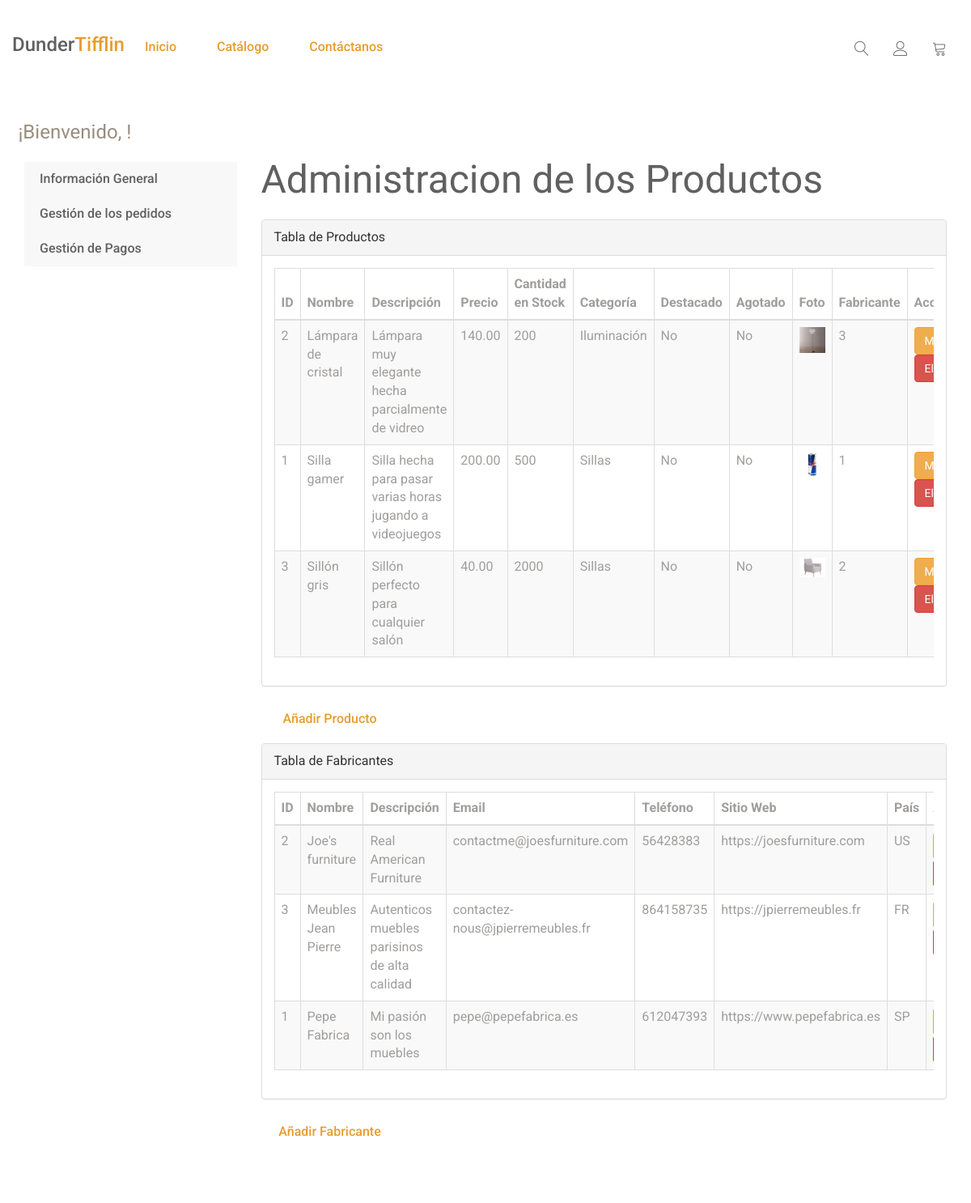
The page /usuario/administracion_productos/ on the database its author committed.
### producto/models.py (models this page shows, shortened)
class Producto(models.Model):
    nombre = models.CharField(max_length=200, unique=True, null=False, blank=False)
    descripcion = models.TextField(null=False, blank=True)
    precio = models.DecimalField(max_digits=10, decimal_places=2)
    cantidad_en_stock = models.PositiveIntegerField(default=0)  # Control de inventario
    categoria = models.ForeignKey(Categoria, on_delete=models.SET_NULL, null=True, blank=True, default=None, db_column='categoria')  # Referencing the Categoria model
    fabricante = models.ForeignKey(Fabricante, on_delete=models.SET_NULL, null=True, related_name='productos')
    destacado = models.BooleanField(default=False)  # Para escaparate principal
    agotado = models.BooleanField(default=False)  # Para marcar productos sin disponibilidad explícitamente
    fecha_creacion = models.DateTimeField(auto_now_add=True)
    fecha_actualizacion = models.DateTimeField(auto_now=True)
    foto = models.ImageField(upload_to='images/')
    class Meta:
        verbose_name_plural = "Productos"
        ordering = ['nombre']

class Categoria(models.Model):
    nombre = models.CharField(max_length=100, unique=True)
    slug = models.SlugField(unique=True)
    def __str__(self):
        return self.nombre
    class Meta:
        verbose_name_plural = "Categorías"
        ordering = ['nombre']

class Fabricante(models.Model):
    nombre = models.CharField(unique=True, blank= False, null=False, max_length=100)
    descripcion = models.TextField(blank=True, null=True, max_length=1000)
    email = models.EmailField(unique=True, blank=True, null=True)
    numTlf = models.CharField(
        max_length=21,
        validators=[validate_phone_number],
        blank=True,
        null=True,
    )
    web = models.TextField(max_length=100, blank=True, null=True)
    pais = models.CharField(
        max_length=3,
        choices=Country.choices,
        default=Country.SPAIN
    )
    class Meta:
        verbose_name_plural = "Fabricantes"
        ordering = ['nombre']

### usuario/views.py (the view)
# urls.py: path('administracion_productos/', views.panel_tablas_productos_administracion, name='panel_administracion_productos'),
def panel_tablas_productos_administracion(request):
    productos = Producto.objects.all()
    fabricantes = Fabricante.objects.all()
    return render(request, 'administracion_productos.html', {
        'productos': productos,
        'fabricantes': fabricantes,
    })

### usuario/templates/administracion_productos.html (shortened to what this page needs)
{% load static %}
<!doctype html>
<html class="no-js" lang="en">
   <head>
      <link rel="stylesheet" href="{% static 'css/font-awesome.min.css' %}">
      <link rel="stylesheet" href="{% static 'css/linearicons.css' %}">
      <link rel="stylesheet" href="{% static 'css/animate.css' %}">
      <link rel="stylesheet" href="{% static 'css/owl.carousel.min.css' %}">
      <link rel="stylesheet" href="{% static 'css/owl.theme.default.min.css' %}">
      <link rel="stylesheet" href="{% static 'css/bootstrap.min.css' %}">
      <link rel="stylesheet" href="{% static 'css/bootsnav.css' %}">
      <link rel="stylesheet" href="{% static 'css/style.css' %}">
      <link rel="stylesheet" href="{% static 'css/responsive.css' %}">
   </head>
   <body>
      <header id="home" class="welcome-hero">
         {% include 'navbar_inicio.html' %}
      </header>
      <section id="blog" class="blog" style="margin-top: 70px;">
         <div class="container">
            <div class="row">
               <div class="col-md-3" style="margin-top: 50px;">
                  <nav class="navbar-default navbar-side" role="navigation">
                     <div class="sidebar-collapse">
                        <ul class="nav" id="main-menu">
                           <li><a href="{% url 'panel_usuario' %}"> Información General </a></li>
                           <li><a href="{% url 'panel_usuario_pedidos' %}"> Gestión de los pedidos </a></li>
                           <li><a href="{% url 'panel_usuario_pagos' %}"> Gestión de Pagos </a></li>
                        </ul>
                     </div>
                  </nav>
               </div>
               <div class="col-md-9">
                  <div id="page-wrapper">
                     <div id="page-inner">
                        <div class="row">
                           <div class="col-md-12">
                              <div class="single-blog">
                                 <div class="welcome-hero-txt">
                                    <h4 class="animated fadeInUp" style="opacity: 0; margin-left: -300px;">¡Bienvenido, {{ user.username }}!</h4>
                                    <h2 class="animated fadeInUp" style="opacity: 0;">Administracion de los Productos</h2>
                                    <div class="row">
                                       <div class="col-md-12">
                                          <div class="panel panel-default">
                                             <div class="panel-heading">
                                                Tabla de Productos
                                             </div>
                                             <div class="panel-body">
                                                <div class="table-responsive">
                                                   <table class="table table-striped table-bordered table-hover" id="dataTables-example">
                                                      <thead>
                                                         <tr>
                                                            <th>ID</th>
                                                            <th>Nombre</th>
                                                            <th>Descripción</th>
                                                            <th>Precio</th>
                                                            <th>Cantidad en Stock</th>
                                                            <th>Categoría</th>
                                                            <th>Destacado</th>
                                                            <th>Agotado</th>
                                                            <th>Foto</th>
                                                            <th>Fabricante</th>
                                                            <th>Acciones</th>
                                                         </tr>
                                                      </thead>
                                                      <tbody>
                                                         {% for producto in productos %}
                                                         <tr class="odd gradeX">
                                                            <td>{{ producto.id }}</td>
                                                            <td>{{ producto.nombre }}</td>
                                                            <td>{{ producto.descripcion }}</td>
                                                            <td>{{ producto.precio }}</td>
                                                            <td>{{ producto.cantidad_en_stock }}</td>
                                                            <td>{{ producto.categoria }}</td>
                                                            <td>
                                                               {% if producto.destacado %}
                                                               Sí
                                                               {% else %}
                                                               No
                                                               {% endif %}
                                                            </td>
                                                            <td>
                                                               {% if producto.agotado %}
                                                               Sí
                                                               {% else %}
                                                               No
                                                               {% endif %}
                                                            </td>
                                                            <td>
                                                               <img src="{{ producto.foto }}" alt="Foto de {{ producto.nombre }}" width="50">
                                                            </td>
                                                            <td>{{ producto.fabricante_id }}</td>
                                                            <td>
                                                               <button class="btn btn-warning" data-toggle="modal" data-target="#modalModificar"
                                                                  data-id="{{ producto.id }}"
                                                                  data-nombre="{{ producto.nombre }}"
                                                                  data-descripcion="{{ producto.descripcion }}"
                                                                  data-precio="{{ producto.precio }}"
                                                                  data-cantidad="{{ producto.cantidad_en_stock }}"
                                                                  data-categoria="{{ producto.categoria }}"
                                                                  data-destacado="{{ producto.destacado }}"
                                                                  data-agotado="{{ producto.agotado }}"
                                                                  data-foto="{{ producto.foto }}"
                                                                  data-fecha-actualizacion="{{ producto.fecha_actualizacion }}">
                                                               Modificar
                                                               </button>
                                                               <button class="btn btn-danger" data-toggle="modal" data-target="#modalEliminar"
                                                                  data-id="{{ producto.id }}"
                                                                  data-nombre="{{ producto.nombre }}">
                                                               Eliminar
                                                               </button>
                                                            </td>
                                                         </tr>
                                                         {% empty %}
                                                         <tr>
                                                            <td colspan="13" class="text-center">No hay productos disponibles</td>
                                                         </tr>
                                                         {% endfor %}
                                                      </tbody>
                                                   </table>
                                                </div>
                                             </div>
                                          </div>
                                          <button class="btn-cart welcome-add-cart welcome-more-info animated fadeInDown"
                                             style="opacity: 0; margin-top: -10px;"
                                             data-toggle="modal"
                                             data-target="#modalAñadir">
                                          Añadir Producto
                                          </button>
                                       </div>
                                       <div class="col-md-12">
                                          <div class="panel panel-default">
                                             <div class="panel-heading">
                                                Tabla de Fabricantes
                                             </div>
                                             <div class="panel-body">
                                                <div class="table-responsive">
                                                   <table class="table table-striped table-bordered table-hover" id="dataTables-example">
                                                      <thead>
                                                         <tr>
                                                            <th>ID</th>
                                                            <th>Nombre</th>
                                                            <th>Descripción</th>
                                                            <th>Email</th>
                                                            <th>Teléfono</th>
                                                            <th>Sitio Web</th>
                                                            <th>País</th>
                                                            <th>Acciones</th>
                                                         </tr>
                                                      </thead>
                                                      <tbody>
                                                         {% for fabricante in fabricantes %}
                                                         <tr class="odd gradeX">
                                                            <td>{{ fabricante.id }}</td>
                                                            <td>{{ fabricante.nombre }}</td>
                                                            <td>{{ fabricante.descripcion }}</td>
                                                            <td>{{ fabricante.email }}</td>
                                                            <td>{{ fabricante.numTlf }}</td>
                                                            <td>{{ fabricante.web }}</td>
                                                            <td>{{ fabricante.pais }}</td>
                                                            <td>
                                                            </td>
                                                         </tr>
                                                         {% empty %}
                                                         <tr>
                                                            <td colspan="8" class="text-center">No hay fabricantes disponibles</td>
                                                         </tr>
                                                         {% endfor %}
                                                      </tbody>
                                                   </table>
                                                </div>
                                             </div>
                                          </div>
                                          <button class="btn-cart welcome-add-cart welcome-more-info animated fadeInDown"
                                             style="opacity: 0; margin-top: -10px;"
                                             data-toggle="modal"
                                             data-target="#modalAñadir">
                                          Añadir Fabricante
                                          </button>
                                       </div>
                                    </div>
                                 </div>
                              </div>
                           </div>
                        </div>
                     </div>
                  </div>
               </div>
            </div>
         </div>
      </section>
   </body>
</html>

### rows shown on the page
Producto: id "2", nombre "Lámpara de cristal", descripcion "Lámpara muy elegante hecha parcialmente de vidreo", precio "140.00", cantidad_en_stock "200", categoria "Iluminación", destacado "No", agotado "No", foto (picture), fabricante_id "3"
Producto: id "1", nombre "Silla gamer", descripcion "Silla hecha para pasar varias horas jugando a videojuegos", precio "200.00", cantidad_en_stock "500", categoria "Sillas", destacado "No", agotado "No", foto (picture), fabricante_id "1"
Producto: id "3", nombre "Sillón gris", descripcion "Sillón perfecto para cualquier salón", precio "40.00", cantidad_en_stock "2000", categoria "Sillas", destacado "No", agotado "No", foto (picture), fabricante_id "2"
Fabricante: id "2", nombre "Joe's furniture", descripcion "Real American Furniture", email "contactme@joesfurniture.com", numTlf "56428383", web "https://joesfurniture.com", pais "US"
Fabricante: id "3", nombre "Meubles Jean Pierre", descripcion "Autenticos muebles parisinos de alta calidad", email "contactez-nous@jpierremeubles.fr", numTlf "864158735", web "https://jpierremeubles.fr", pais "FR"
Fabricante: id "1", nombre "Pepe Fabrica", descripcion "Mi pasión son los muebles", email "pepe@pepefabrica.es", numTlf "612047393", web "https://www.pepefabrica.es", pais "SP"
